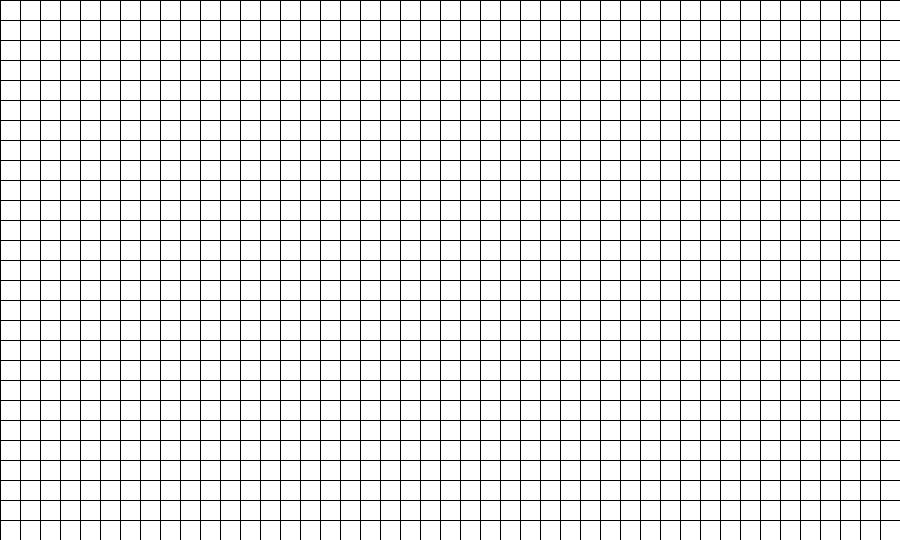
Frame 1 (no input)
Frame 60 (the mouse pressed at the canvas centre just before this capture): identical to frame 1, image omitted
Frame 120 (the mouse held since frame 60 and released just before this capture): identical to frame 1, image omitted

The Processing sketch that drew this single still picture (run headless with seeded random() and noise(); from frame 60 on, the mouse is pressed at the canvas centre):

// Processing sketch: AStar
// ── AStar.pde
import java.util.*;

enum NodeState {None, Start, End, Closed, Open, Wall, Path}

int gridWidth = 50;
int gridHeight = 30;
Node[][] grid;
float nodeWidth = 20; 
ArrayList<Node> path;
MazeGenerator generator;

Node start;
Node end;
Set<Node> closed = new HashSet<Node>();
Set<Node> open = new HashSet<Node>();

Node lastDraggedNode;
int timeAtLastUpdate = 0;
int timeSinceLastStep = 0;
int timeBetweenSteps = 0;

//void settings(){ fullScreen(); }

void setup(){
  gridWidth -= gridWidth % 9;
  gridHeight -= gridHeight % 9;
  surface.setSize((int)(gridWidth * nodeWidth),(int)(gridHeight * nodeWidth));
  //gridHeight = gridWidth * height / width;
  grid = new Node[gridWidth][gridHeight];
  //nodeWidth = (float) width / gridWidth;
  generator = new MazeGenerator(grid);
  
  for(int x = 0; x < gridWidth; x++){
    for(int y = 0; y < gridHeight; y++){
      grid[x][y] = new Node(x,y);
    }
  }
}

void draw(){
  int time = millis();
  timeSinceLastStep += time - timeAtLastUpdate;
  timeAtLastUpdate = time;
  background(200);
  
  if(timeSinceLastStep > timeBetweenSteps && path == null && start != null && end != null){
    step();
    timeSinceLastStep = 0;
  }
  
  for(Node[] row : grid){
    for(Node node : row){
      if(node == start || node == end || node.state == NodeState.Path) fill(0,0,255);
      else if(node.state == NodeState.Open) fill(0,255,0);
      else if(node.state == NodeState.Closed) fill(255,0,0);
      else if(node.state == NodeState.Wall) fill(0);
      else fill(255);
      node.draw(nodeWidth);
    }
  }
}

ArrayList<Node> getSuroundingNodes(Node node, boolean includeCorners){
  ArrayList<Node> nodes = new ArrayList<Node>();
  Node neighbor;
  for(int x = Math.max(node.x-1,0); x <= Math.min(node.x+1,gridWidth-1); x++) {
    for(int y = Math.max(node.y-1,0); y <= Math.min(node.y+1,gridHeight-1); y++) {
      neighbor = grid[x][y];
      if(!includeCorners && (x - node.x) * (y - node.y) != 0) continue;
      if(neighbor == node) continue;
      nodes.add(neighbor);
    }
  }
  return nodes;
}

ArrayList<Node> getPath(Node end){
  ArrayList<Node> lst = new ArrayList<Node>();
  Node path = end;
  while(path.parent != null){
    path = path.getParent();
    if(path == start) break;
    path.setState(NodeState.Path);
    lst.add(path);
  }
  return lst;
}

void step(){
  Iterator<Node> it = open.iterator();
  if(!it.hasNext()) return;
  Node current = it.next();
  while(it.hasNext()){
    current = current.calcCheapestNode(it.next());
  }
  
  addNodeToClosed(current);
  if(current == end) {
    println("done");
    this.path = getPath(current);
  }
  ArrayList<Node> neighbors = getSuroundingNodes(current, false);
  for(Node node : neighbors){
    if(closed.contains(node) || node.state == NodeState.Wall) { continue; }
    int tempG = current.calcDistance(node) + current.getG(); 
    if(!open.contains(node) || tempG < node.getG()) {
      node.setG(Math.min(current.calcDistance(node) + current.g, node.g));
      node.setH(node.calcDistance(end));
      addNodeToOpen(node);
      node.setParent(current);
    }
  }
}

boolean addNodeToOpen(Node node){
  boolean b = open.add(node);
  if(b) node.setState(NodeState.Open);
  return b;
}

boolean addNodeToClosed(Node node){
  boolean b = open.remove(node) && closed.add(node);
  if(!b) return false;
  node.setState(NodeState.Closed);
  return true;
}

void setStart(Node node){
  start = node;
  node.setState(NodeState.Start);
  node.setG(0);
}

void setEnd(Node node){
  end = node;
  node.setState(NodeState.End);
  start.setH(start.calcDistance(node));
}

void resetGrid(boolean keepWalls){
  end = null; start = null; path = null;
  open.clear(); closed.clear();
  for(Node[] row : grid){
    for(Node node : row){
      if(keepWalls && node.state == NodeState.Wall) continue;
      node.setState(NodeState.None);
    }
  }
}

void mousePressed(){
  int x = mouseX * gridWidth / width;
  int y = mouseY * gridHeight / height;
  Node node = grid[x][y];
  if(mouseButton == LEFT){
    if(start == null || end != null) {
      resetGrid(true);
      setStart(node);
    }
    else {
      end = node;
      node.setState(NodeState.End);
      open.add(start);
    }
  } else if(mouseButton == RIGHT){
    if(node.state == NodeState.Wall) node.setState(NodeState.None);
    else if(node.state == NodeState.None) node.setState(NodeState.Wall);
    else return;
    lastDraggedNode = node;
  }
}

void mouseDragged(){
  int x = mouseX * gridWidth / width;
  int y = mouseY * gridHeight / height;
  Node node = grid[x][y];
  if(mouseButton == RIGHT){
    if(lastDraggedNode == null || lastDraggedNode == node) return;
    node.setState(lastDraggedNode.state);
  }
}

void mouseReleased(){ lastDraggedNode = null; }

void mouseWheel(MouseEvent e){
  timeBetweenSteps *= Math.pow(0.95, e.getCount());
}

void keyPressed(){
  if(key == ' '){
    generator.nextStep();
  } else if(key == 'f'){
    while(path == null){ step(); }
  } else if(key == 'c'){
    resetGrid(false);
  } else if(key == 'g'){
    generator.generateMaze(grid[1][1]);
  }
}

// ── Cell.pde
class Node {
  int x,y,h,g;
  float centreX, centreY;
  NodeState state = NodeState.None;
  Node parent;
  
  Node(int x, int y){
    this.x = x;
    this.y = y;
    this.h = 1000;
    this.g = 1000;
    this.centreX = width * (this.x + 0.5);
    this.centreY = width * (this.x + 0.5);
  }
  
  int getH(){ return this.h; }
  int getG() { return this.g; }
  int getF() { return this.h + this.g; }
  Node getParent() { return this.parent; }
  void setH(int h) { this.h = h; }
  void setG(int g) { this.g = g; }
  void setState(NodeState state) { this.state = state; }
  void setParent(Node parent) { this.parent = parent; }
  Node calcCheapestNode(Node other){
    if(other.getF() > this.getF()) { return this; }
    if(other.getF() < this.getF()) { return other; }
    return other.g > this.g ? this : other;
  }
  
  int calcDistance(Node other){
    int deltaX = Math.abs(other.x - this.x);
    int deltaY = Math.abs(other.y - this.y);
    return Math.min(deltaX, deltaY) * 14 + Math.abs(deltaX - deltaY) * 10;
  }
  
  void draw(float width) {
    square(width * this.x, width * this.y, width);
  }
  
  @Override String toString() { return this.x + " " + this.y; }
}

// ── Maze.pde
class MazeGenerator{
  Node[][] grid;
  Set<Node> visited;
  ArrayList<Node> track;
  Node nextNode; Node start;
  MazeGenerator(Node[][] grid){
    this.grid = grid;
    this.track = new ArrayList<Node>();
    this.visited = new HashSet<Node>();
  }
  
  
  void step(Node start, Node current) {
    ArrayList<Node[]> paths = getPaths(current);
    if(!paths.isEmpty()){
      Node[] path = paths.get((int)(Math.random()*paths.size()));
      for(Node node : path){
        node.setState(NodeState.None);
      }
      this.visited.add(path[2]); this.track.add(path[2]);
      this.nextNode = path[2];
      step(start, path[2]);
      return;
    } else {
      current = this.track.remove(this.track.size()-1);
      if(current == start) return;
      this.nextNode = current;
      step(start, current);
    }
  }
  
  void generateMaze(Node start){
    this.visited.clear(); this.track.clear();
    for(Node[] row : this.grid){
      for(Node node : row){
        node.setState(NodeState.Wall);
      }
    }
    start.setState(NodeState.None);
    this.visited.add(start); this.track.add(start);
    this.start = start;
    this.nextNode = start;
    step(start, start);
  }
  
  void nextStep(){
    if(this.start != null && this.nextNode != null){
      step(this.start, this.nextNode);
    }
  }
  
  ArrayList<Node[]> getPaths(Node node){
    ArrayList<Node> dirs = getSuroundingNodes(node, false);
    ArrayList<Node[]> paths = new ArrayList<Node[]>();
    Node next;
    for(Node dir : dirs){
      if (dir.y <= 0 || dir.y >= this.grid[0].length-1 || dir.x <= 0 || dir.x >= this.grid.length -1) { continue; }
      Node[] path = new Node[3]; path[0] = dir;
      path[1] = this.grid[dir.x*2 - node.x*1][dir.y*2 - node.y*1];
      path[2] = this.grid[dir.x*3 - node.x*2][dir.y*3 - node.y*2];
      if(!visited.contains(path[2])){
        paths.add(path);
      }
    }
    return paths;
  
  }
}
